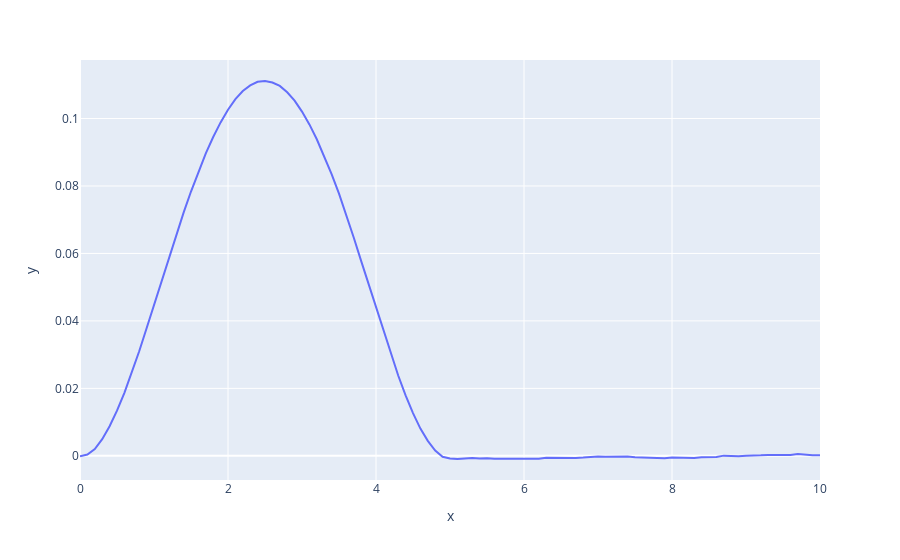

This figure's notebook cell:
### Code cell
px.line(x=times2, y=1-np.var(x1,axis=0)/np.var(x2,axis=0))
